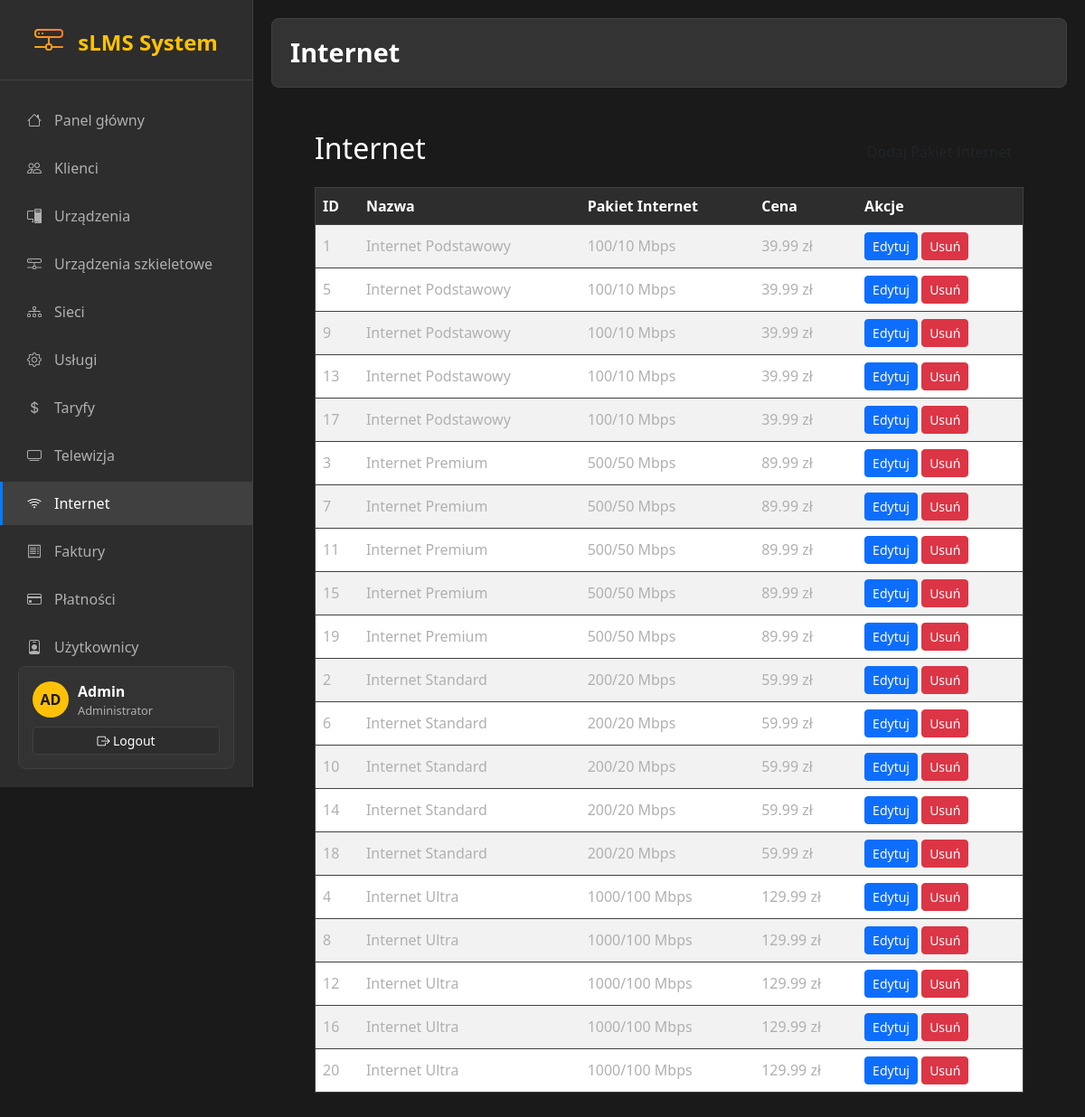
Page /modules/internet_packages.php on the committed database.
### tables this page shows
CREATE TABLE `menu_items` (
  `id` int(11) NOT NULL AUTO_INCREMENT,
  `label` varchar(100) NOT NULL,
  `url` varchar(255) DEFAULT NULL,
  `icon` varchar(50) DEFAULT 'bi-circle',
  `type` enum('link','script') DEFAULT 'link',
  `script` text DEFAULT NULL,
  `parent_id` int(11) DEFAULT NULL,
  `position` int(11) DEFAULT 0,
  `enabled` tinyint(1) DEFAULT 1,
  `options` text DEFAULT NULL,
  PRIMARY KEY (`id`),
  KEY `idx_menu_position` (`position`),
  KEY `idx_menu_enabled` (`enabled`),
  KEY `idx_menu_parent` (`parent_id`),
  CONSTRAINT `menu_items_ibfk_1` FOREIGN KEY (`parent_id`) REFERENCES `menu_items` (`id`) ON DELETE CASCADE
);

CREATE TABLE `internet_packages` (
  `id` int(11) NOT NULL AUTO_INCREMENT,
  `name` varchar(255) NOT NULL,
  `internet_package` varchar(255) NOT NULL,
  `price` decimal(10,2) NOT NULL,
  `created_at` timestamp NULL DEFAULT current_timestamp(),
  PRIMARY KEY (`id`)
);

### config.php (called while the page is built, shortened)
<?php
function base_url($path = '') {
    if (isset($_SERVER['SCRIPT_NAME']) && $_SERVER['SCRIPT_NAME'] !== 'Standard input code') {
        $script_path = $_SERVER['SCRIPT_NAME'];
        $root_dir = '';
        if (strpos($script_path, '/modules/') !== false || strpos($script_path, 'modules/') !== false) {
            $root_dir = dirname(dirname($script_path));
        } else {
            $root_dir = dirname($script_path);
        }
        $root_dir = rtrim($root_dir, '/');
        return $root_dir . '/' . ltrim($path, '/');
    } else {
        return '/' . ltrim($path, '/');
    }
}
?>

### modules/helpers/database_helper.php (called while the page is built, shortened)
<?php
require_once __DIR__ . '/../../config.php';
function get_menu_items_from_database() {
    try {
        $pdo = get_pdo();
        $stmt = $pdo->prepare("
            SELECT id, label, url, icon, type, parent_id, position, enabled, options
            FROM menu_items
            WHERE enabled = 1
            ORDER BY position ASC, id ASC
        ");
        $stmt->execute();
        $all_items = $stmt->fetchAll(PDO::FETCH_ASSOC);
        $menu_tree = [];
        $children = [];
        foreach ($all_items as $item) {
            if ($item['parent_id'] === null || $item['parent_id'] == 0) {
                $menu_tree[] = $item;
            } else {
                $children[$item['parent_id']][] = $item;
            }
        }
        return $menu_tree;
    } catch (PDOException $e) {
        error_log("Error fetching menu items: " . $e->getMessage());
        return [];
    }
}
?>

### modules/helpers/auth_helper.php (called while the page is built, shortened)
<?php
function is_logged_in() {
    return isset($_SESSION['user_id']) && !empty($_SESSION['user_id']);
}
function get_current_user_info() {
    if (!is_logged_in()) {
        return null;
    }
}
?>

### modules/internet_packages.php (the view, shortened to what this page needs)
<?php
require_once __DIR__ . '/../config.php';
$pageTitle = 'Internet';
$pdo = get_pdo();
$internet_packages = $pdo->query('SELECT * FROM internet_packages ORDER BY name')->fetchAll(PDO::FETCH_ASSOC);
?>
<div class="container">
  <div class="lms-card p-4 mt-4">
    <div class="d-flex justify-content-between align-items-center mb-3">
      <h2 class="lms-accent">Internet</h2>
      <a href="<?= base_url('modules/add_internet_package.php') ?>" class="btn lms-btn-accent">Dodaj Pakiet Internet</a>
    </div>
    <div class="table-responsive">
      <table class="table table-striped table-hover align-middle">
        <thead>
          <tr>
            <th>ID</th>
            <th>Nazwa</th>
            <th>Pakiet Internet</th>
            <th>Cena</th>
            <th>Akcje</th>
          </tr>
        </thead>
        <tbody>
          <?php foreach ($internet_packages as $package): ?>
            <tr>
              <td><?= htmlspecialchars($package['id']) ?></td>
              <td><?= htmlspecialchars($package['name']) ?></td>
              <td><?= htmlspecialchars($package['internet_package']) ?></td>
              <td><?= number_format($package['price'], 2) ?> zł</td>
              <td>
                <a href="<?= base_url('modules/edit_internet_package.php?id=' . $package['id']) ?>" class="btn btn-sm btn-primary">Edytuj</a>
                <form method="post" action="<?= base_url('modules/internet_packages.php') ?>" style="display:inline;" onsubmit="return confirm('Usunąć ten pakiet Internet?');">
                  <button type="submit" class="btn btn-sm btn-danger">Usuń</button>
                </form>
              </td>
            </tr>
          <?php endforeach; ?>
        </tbody>
      </table>
    </div>
  </div>
</div>
<?php
$content = ob_get_clean();
include __DIR__ . '/../partials/layout.php';
?>

### partials/layout.php (shortened to what this page needs)
<?php
require_once __DIR__ . '/../config.php';
require_once __DIR__ . '/../modules/helpers/database_helper.php';
require_once __DIR__ . '/../modules/helpers/auth_helper.php';
?>
<!DOCTYPE html>
<html lang="pl">
<head>
  <link href="https://cdn.jsdelivr.net/npm/bootstrap@5.3.0/dist/css/bootstrap.min.css" rel="stylesheet">
  <link href="https://cdn.jsdelivr.net/npm/bootstrap-icons@1.10.0/font/bootstrap-icons.css" rel="stylesheet">
  <link href="<?= base_url('assets/style.css') ?>" rel="stylesheet">
  <link href="<?= base_url('assets/tooltip-system.css') ?>" rel="stylesheet">
</head>
<body>
  <nav class="dark-sidebar">
    <div class="logo-section">
      <a href="<?= base_url('index.php') ?>" class="logo">
        <i class="bi bi-hdd-network logo-icon"></i>
        sLMS System
      </a>
    </div>
    <div class="nav-menu">
      <?php
      $menu_items = get_menu_items_from_database();
      if (!empty($menu_items)) {
        foreach ($menu_items as $item) {
          $has_children = !empty($item['children']);
          $is_active = false;
          $item_id = 'menu-' . $item['id'];
          if (strpos($_SERVER['PHP_SELF'], $item['url']) !== false) {
            $is_active = true;
          }
          echo '<div class="nav-item">';
          if ($has_children) {
            echo '<a class="nav-link ' . ($is_active ? 'active' : '') . '" href="#" onclick="toggleSubmenu(\'' . $item_id . '\')">';
            echo '<i class="bi ' . ($item['icon'] ?? 'bi-circle') . '"></i>';
            echo htmlspecialchars($item['label']);
            echo '<i class="bi bi-chevron-down ms-auto" id="chevron-' . $item_id . '"></i>';
          echo '</a>';
            echo '<div class="submenu" id="' . $item_id . '" style="display: none;">';
            foreach ($item['children'] as $child) {
              $child_active = (strpos($_SERVER['PHP_SELF'], $child['url']) !== false) ? 'active' : '';
              $icon = $child['icon'] ?? 'bi-circle';
              echo '<a class="nav-link ' . $child_active . '" href="' . base_url($child['url']) . '">';
              echo '<i class="bi ' . $icon . '"></i>';
              echo htmlspecialchars($child['label']);
              echo '</a>';
            }
            echo '</div>';
          } else {
            echo '<a class="nav-link ' . ($is_active ? 'active' : '') . '" href="' . base_url($item['url']) . '">';
            echo '<i class="bi ' . ($item['icon'] ?? 'bi-circle') . '"></i>';
            echo htmlspecialchars($item['label']);
            echo '</a>';
          }
          echo '</div>';
        }
      }
      ?>
    </div>
    <div class="user-profile">
      <div class="d-flex align-items-center">
        <div class="user-avatar">
          <?php
          $user_info = get_current_user_info();
          $initials = substr($user_info['username'] ?? 'AD', 0, 2);
          echo strtoupper($initials);
          ?>
        </div>
        <div class="user-info">
          <p class="user-name"><?= htmlspecialchars($user_info['username'] ?? 'Admin') ?></p>
          <p class="user-role"><?= htmlspecialchars($user_info['role'] ?? 'Administrator') ?></p>
        </div>
      </div>
      <div class="mt-2">
        <a href="<?= base_url('modules/logout.php') ?>" class="btn btn-sm btn-dark-custom w-100">
          <i class="bi bi-box-arrow-right"></i> Logout
        </a>
      </div>
    </div>
  </nav>
  <main class="dark-main-content">
    <div class="page-header">
      <h1><?= htmlspecialchars($pageTitle ?? 'sLMS Dashboard') ?></h1>
    </div>
    <div class="container-fluid mt-4">
        <?php if (!empty($content)): ?>
            <?= $content ?>
        <?php else: ?>
            <div class="alert alert-info">No content to display. Please check if the module is correctly generating content.</div>
        <?php endif; ?>
    </div>
  </main>
</body>
</html>

### assets/style.css (style rules this page uses)
:root { --dark-bg: #1a1a1a; --dark-sidebar: #2d2d2d; --dark-card: #333333; --dark-border: #404040; --dark-text: #ffffff; --dark-text-muted: #b0b0b0; --dark-hover: #404040; --dark-active: #007bff; --dark-accent: #ffc107; --dark-danger: #dc3545; --dark-success: #28a745; --dark-warning: #ffc107; --dark-info: #17a2b8; }
body { background-color: var(--dark-bg) !important; color: var(--dark-text) !important; }
.table { background: var(--dark-card); color: var(--dark-text); border: 1px solid var(--dark-border); }
.table th { background: var(--dark-sidebar); border-color: var(--dark-border); color: var(--dark-text); font-weight: 600; }
.table td { border-color: var(--dark-border); color: var(--dark-text-muted); }
.table-striped > tbody > tr:nth-of-type(odd) { background-color: rgba(255, 255, 255, 0.02); }
.btn-dark-custom { background: var(--dark-sidebar); border: 1px solid var(--dark-border); color: var(--dark-text); }

### assets/tooltip-system.css (style rules this page uses)
.tooltip-enabled { position: relative; cursor: help; }

### partials/layout.php (style rules this page uses)
:root { --dark-bg: #1a1a1a; --dark-sidebar: #2d2d2d; --dark-card: #333333; --dark-border: #404040; --dark-text: #ffffff; --dark-text-muted: #b0b0b0; --dark-hover: #404040; --dark-active: #007bff; --dark-accent: #ffc107; --dark-danger: #dc3545; --dark-success: #28a745; --dark-warning: #ffc107; --dark-info: #17a2b8; --dark-font: 'Segoe UI', Tahoma, Geneva, Verdana, sans-serif; }
body { background-color: var(--dark-bg); color: var(--dark-text); font-family: var(--dark-font); margin: 0; padding: 0; min-height: 100vh; }
.dark-sidebar { background: var(--dark-sidebar); min-height: 100vh; width: 280px; position: fixed; left: 0; top: 0; z-index: 1000; border-right: 1px solid var(--dark-border); overflow-y: auto; }
.dark-sidebar .logo-section { padding: 20px; border-bottom: 1px solid var(--dark-border); text-align: center; }
.dark-sidebar .logo-section .logo { font-size: 1.5rem; font-weight: bold; color: var(--dark-accent); text-decoration: none; }
.dark-sidebar .logo-section .logo-icon { font-size: 2rem; margin-right: 10px; background: linear-gradient(45deg, var(--dark-accent), #ff6b35); -webkit-background-clip: text; -webkit-text-fill-color: transparent; }
.dark-sidebar .nav-menu { padding: 20px 0; }
.dark-sidebar .nav-item { margin-bottom: 5px; }
.dark-sidebar .nav-link { color: var(--dark-text-muted); padding: 12px 25px; display: flex; align-items: center; text-decoration: none; transition: all 0.3s ease; border-left: 3px solid transparent; }
.dark-sidebar .nav-link.active { background-color: var(--dark-hover); color: var(--dark-text); border-left-color: var(--dark-active); }
.dark-sidebar .nav-link i { margin-right: 12px; width: 20px; text-align: center; }
.dark-main-content { margin-left: 280px; padding: 20px; min-height: 100vh; background: var(--dark-bg); }
.btn-dark-custom { background: var(--dark-sidebar); border: 1px solid var(--dark-border); color: var(--dark-text); }
.user-profile { position: absolute; bottom: 20px; left: 20px; right: 20px; padding: 15px; background: var(--dark-card); border-radius: 8px; border: 1px solid var(--dark-border); }
.user-profile .user-avatar { width: 40px; height: 40px; border-radius: 50%; background: var(--dark-accent); display: flex; align-items: center; justify-content: center; color: var(--dark-bg); font-weight: bold; margin-right: 10px; }
.user-profile .user-info { flex: 1; }
.user-profile .user-name { color: var(--dark-text); font-weight: 600; margin: 0; }
.user-profile .user-role { color: var(--dark-text-muted); font-size: 0.8rem; margin: 0; }
.page-header { background: var(--dark-card); padding: 20px; border-radius: 8px; margin-bottom: 20px; border: 1px solid var(--dark-border); }
.page-header h1 { color: var(--dark-text); margin: 0; font-size: 1.8rem; font-weight: 600; }

### rows in the picture
menu_items: label "Panel główny"
menu_items: label "Klienci"
menu_items: label "Urządzenia"
menu_items: label "Urządzenia szkieletowe"
menu_items: label "Sieci"
menu_items: label "Usługi"
menu_items: label "Taryfy"
menu_items: label "Telewizja"
menu_items: label "Internet"
menu_items: label "Faktury"
menu_items: label "Płatności"
menu_items: label "Użytkownicy"
internet_packages: id "1", name "Internet Podstawowy", internet_package "100/10 Mbps", price "39.99"
internet_packages: id "5", name "Internet Podstawowy", internet_package "100/10 Mbps", price "39.99"
internet_packages: id "9", name "Internet Podstawowy", internet_package "100/10 Mbps", price "39.99"
internet_packages: id "13", name "Internet Podstawowy", internet_package "100/10 Mbps", price "39.99"
internet_packages: id "17", name "Internet Podstawowy", internet_package "100/10 Mbps", price "39.99"
internet_packages: id "3", name "Internet Premium", internet_package "500/50 Mbps", price "89.99"
internet_packages: id "7", name "Internet Premium", internet_package "500/50 Mbps", price "89.99"
internet_packages: id "11", name "Internet Premium", internet_package "500/50 Mbps", price "89.99"
internet_packages: id "15", name "Internet Premium", internet_package "500/50 Mbps", price "89.99"
internet_packages: id "19", name "Internet Premium", internet_package "500/50 Mbps", price "89.99"
internet_packages: id "2", name "Internet Standard", internet_package "200/20 Mbps", price "59.99"
internet_packages: id "6", name "Internet Standard", internet_package "200/20 Mbps", price "59.99"
internet_packages: id "10", name "Internet Standard", internet_package "200/20 Mbps", price "59.99"
internet_packages: id "14", name "Internet Standard", internet_package "200/20 Mbps", price "59.99"
internet_packages: id "18", name "Internet Standard", internet_package "200/20 Mbps", price "59.99"
internet_packages: id "4", name "Internet Ultra", internet_package "1000/100 Mbps", price "129.99"
internet_packages: id "8", name "Internet Ultra", internet_package "1000/100 Mbps", price "129.99"
internet_packages: id "12", name "Internet Ultra", internet_package "1000/100 Mbps", price "129.99"
internet_packages: id "16", name "Internet Ultra", internet_package "1000/100 Mbps", price "129.99"
internet_packages: id "20", name "Internet Ultra", internet_package "1000/100 Mbps", price "129.99"

### other values in the picture
$initials "AD"
$user_info['username'] "Admin"
$user_info['role'] "Administrator"
$pageTitle "Internet"
